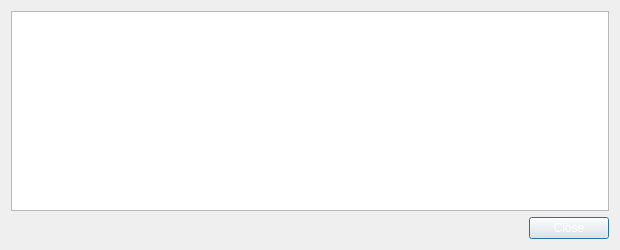
<?xml version="1.0" encoding="UTF-8"?>
<ui version="4.0">
 <class>TransactionDescDialog</class>
 <widget class="QDialog" name="TransactionDescDialog">
  <property name="geometry">
   <rect>
    <x>0</x>
    <y>0</y>
    <width>620</width>
    <height>250</height>
   </rect>
  </property>
  <property name="windowTitle">
   <string>Transaction details</string>
  </property>
  <property name="styleSheet">
   <string notr="true">background-image: url(:/images/bg2);
color: rgb(255, 255, 255);</string>
  </property>
  <layout class="QVBoxLayout" name="verticalLayout">
   <item>
    <widget class="QTextEdit" name="detailText">
     <property name="toolTip">
      <string>This pane shows a detailed description of the transaction</string>
     </property>
     <property name="readOnly">
      <bool>true</bool>
     </property>
    </widget>
   </item>
   <item>
    <widget class="QDialogButtonBox" name="buttonBox">
     <property name="orientation">
      <enum>Qt::Horizontal</enum>
     </property>
     <property name="standardButtons">
      <set>QDialogButtonBox::Close</set>
     </property>
    </widget>
   </item>
  </layout>
 </widget>
 <resources/>
 <connections>
  <connection>
   <sender>buttonBox</sender>
   <signal>accepted()</signal>
   <receiver>TransactionDescDialog</receiver>
   <slot>accept()</slot>
   <hints>
    <hint type="sourcelabel">
     <x>248</x>
     <y>254</y>
    </hint>
    <hint type="destinationlabel">
     <x>157</x>
     <y>274</y>
    </hint>
   </hints>
  </connection>
  <connection>
   <sender>buttonBox</sender>
   <signal>rejected()</signal>
   <receiver>TransactionDescDialog</receiver>
   <slot>reject()</slot>
   <hints>
    <hint type="sourcelabel">
     <x>316</x>
     <y>260</y>
    </hint>
    <hint type="destinationlabel">
     <x>286</x>
     <y>274</y>
    </hint>
   </hints>
  </connection>
 </connections>
</ui>
